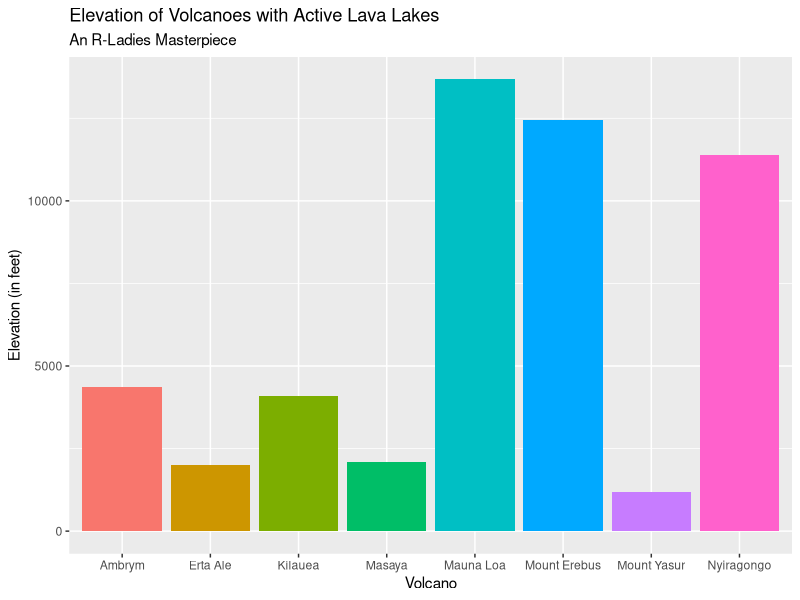
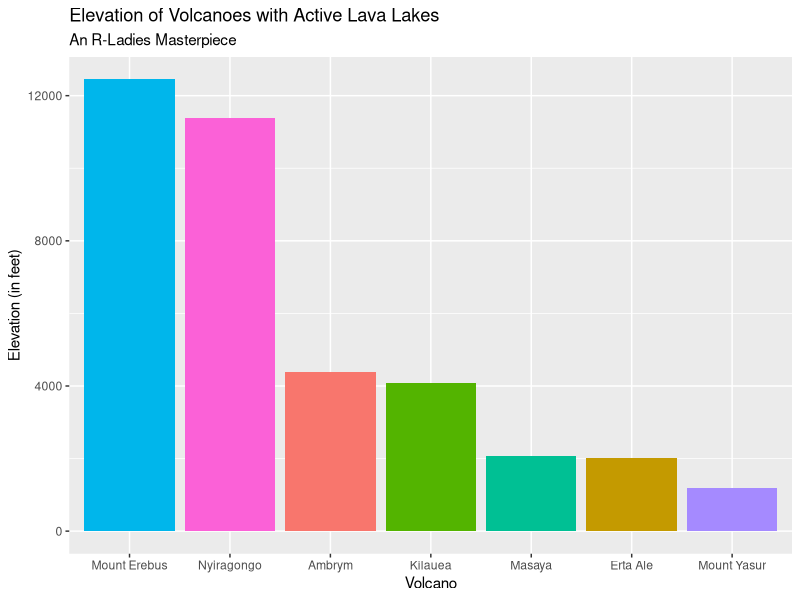
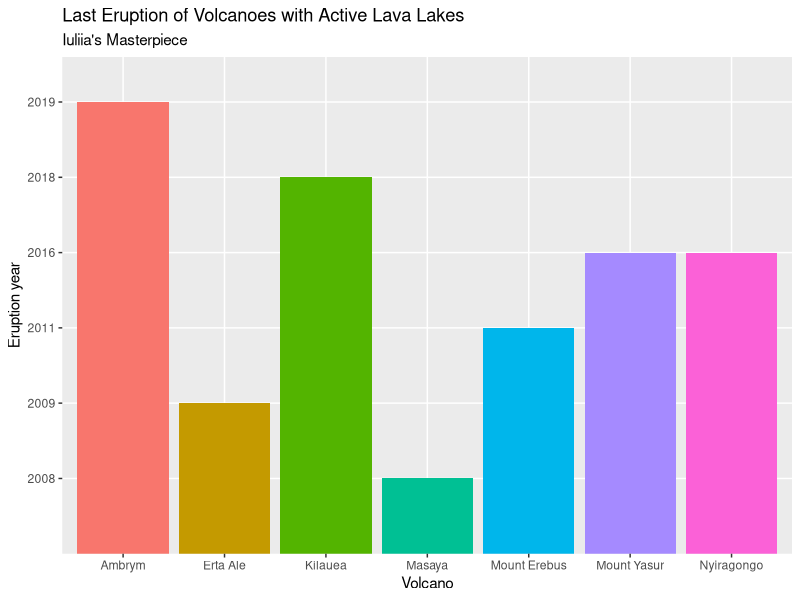
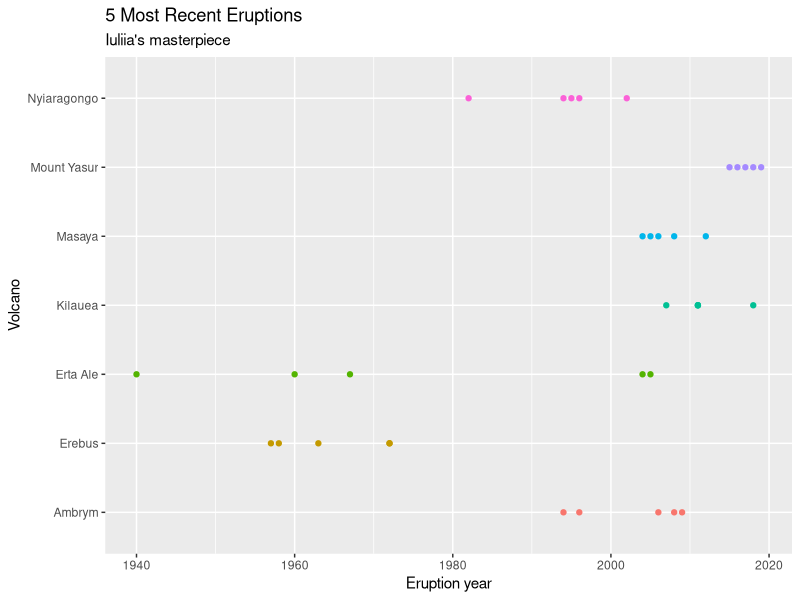

Source code (R) for these figures, in order:
## ---- chunk 1
#knitr::opts_chunk$set(echo = TRUE)
## ---- chunk 2
volcano <- c('Erta Ale', 'Ambrym', 'Mount Yasur', 'Mount Erebus', 'Kilauea', 'Nyiragongo', 'Masaya', 'Mauna Loa')
location <- c('Ethiopia','Vanuatu','Vanuatu','Antarctica','United States', 'Democratic Republic of the Congo','Nicaragua', 'United States')
elevation <- c(2011, 4377, 1184, 12448, 4091, 11385, 2083, 13678)
eruption <- c('2009', '2019', '2016', '2011', '2018', '2016', '2008', '1984')

volcData <- data.frame(volcano, location, elevation, eruption)
## ---- chunk 3
library(ggplot2)
ggplot(data=volcData, aes(x=volcano, y=elevation, fill=volcano)) +
  geom_bar(stat="identity") + 
  ggtitle("Elevation of Volcanoes with Active Lava Lakes", subtitle="An R-Ladies Masterpiece") + 
  ylab("Elevation (in feet)") + 
  xlab ("Volcano") + 
  theme(legend.position = "none")

## ---- chunk 4
#git add -A
#git -a -m "add initial lava lake bar chart" 
  #Remember, our commit message is a breadcrumb for us to remember why we made this commit
#git push origin master

## ---- chunk 5
library(dplyr)
volcData %>%
  filter (volcano != "Mauna Loa") -> lavaData
## ---- chunk 6
ggplot(data=lavaData, aes(x= reorder (volcano, -elevation), y=elevation, fill=volcano)) +
  geom_bar(stat="identity") + 
  ggtitle("Elevation of Volcanoes with Active Lava Lakes", subtitle="An R-Ladies Masterpiece") + 
  ylab("Elevation (in feet)") + 
  xlab ("Volcano") + 
  theme(legend.position="none")
## ---- chunk 7
#git add -A
#git -a -m "add revised lava lake bar chart that omits Mauna Loa" 
#git push origin master
## ---- chunk 8
ggplot(data= lavaData , aes(x= volcano, y= eruption, fill= volcano )) +
  geom_bar(stat = "identity")+
ggtitle("Last Eruption of Volcanoes with Active Lava Lakes", subtitle="Iuliia's Masterpiece") + 
  ylab("Eruption year") + 
  xlab ("Volcano") + 
  theme(legend.position="none")
## ---- chunk 9
library(readxl)
eruptionData <- read_xlsx("volcano.xlsx")
## ---- chunk 10
eruptionData %>%
  filter (volcano != "Mauna Loa") -> lavaEruptData
## ---- chunk 11
ggplot(data=lavaEruptData, aes(y= volcano, x= eruption, color= volcano, position="dodge")) +
  geom_point() + 
  ggtitle("5 Most Recent Eruptions", subtitle="Iuliia's masterpiece") + 
  ylab("Volcano") + 
  xlab ("Eruption year") + 
  theme(legend.position="none")
  
## ---- chunk 12
#git add -A
#git -a -m "added new section to include recent eruption scatterplot" 
#git push origin master
